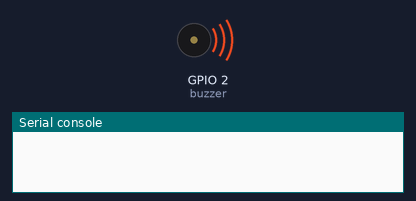
Simulated run of this program. Board: ESP32 board running MicroPython. On the bench: buzzer (waves = sounding), the last lines printed to the serial console. At 23.8 s the program stops and its outputs stay as they are.

Above: at 0.1 s.
At 23.9 s:
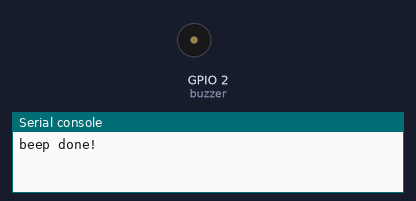
Timing chart, 0 to 25.3 s (numbered marks = the images above):
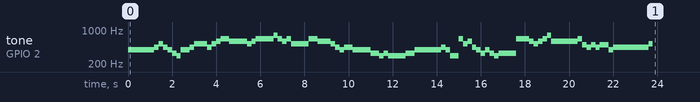

The program:

BeeperTest.py
```python
from machine import Pin, PWM
import time

buzzer = PWM(Pin(2, Pin.OUT), freq=440, duty=56)

CL = [0, 131, 147, 165, 175, 196, 211, 248]
CM = [0, 262, 294, 330, 350, 393, 441, 495]
CH = [0, 525, 589, 661, 700, 786, 882, 990]

song = [CM[5], CM[5], CM[6], CH[1], CM[6], CM[5], CM[3], CM[2], CM[5], CM[6], CH[1], CH[1], CM[6], CH[1], CH[2], CH[3], CH[2],
        CH[1], CH[2], CH[3], CH[5], CH[3], CH[2], CH[3], CH[1], CH[3], CH[2], CH[2], CH[1], CM[6], CM[5], CM[6], CM[5], CM[3],
        CM[2], CM[3], CM[2], CM[3], CM[5], CM[5], CM[6], CM[5], CM[2], CH[3], CH[1], CH[2], CM[6], CM[5], CM[3], CM[5], CM[3],CM[2], CM[3],
        CH[3], CH[3], CH[2], CH[1], CH[2], CH[3], CH[5], CH[2], CH[2], CH[3], CM[7], CM[6], CM[7], CM[6], CM[7], CM[5], CM[6], CH[1]]

beat = [2, 4, 1, 1, 1, 1, 1, 1, 2, 1, 2, 1, 1, 1, 1, 2, 4,
        1, 1, 4, 1, 1, 1, 1, 4, 2, 2, 1, 1, 1, 1, 2, 4, 2,
        1, 1, 4, 2, 2, 4, 1, 1, 2, 1, 1, 1, 1, 1, 1, 1, 1, 1, 4,
        2, 1, 1, 1, 1, 1, 1, 2, 4, 1, 1, 1, 1, 1, 2, 1, 8, 1]
for i in range(len(song)):
    buzzer.freq(song[i])
    time.sleep(beat[i] * 0.2)

buzzer.deinit()
print("beep done!")
```

Measured:
- by itself, tone on GPIO 2 (buzzer): plays 393 Hz for 1.2 s, 441 Hz for 0.20 s, 525 Hz for 0.20 s, 441 Hz for 0.20 s, 393 Hz for 0.20 s, 330 Hz for 0.20 s … (65 notes in this stretch)
